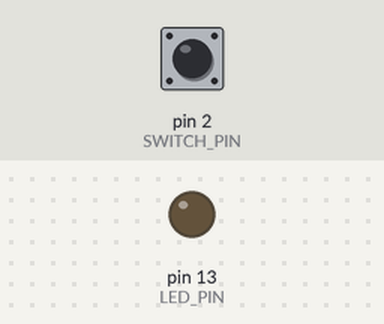
A sketch run on a simulated Arduino Nano, built with avr-gcc and run on an emulated ATmega328P. Parts: output pins drawn as LEDs (lit = HIGH). The inputs (shaded band) are chosen by the test bench; at power-on: pin 2 (SWITCH_PIN) HIGH. What the sketch prints to the serial monitor is not drawn.

Above: at 1.2 s.
1.3 s: pin 2 (SWITCH_PIN) pulled LOW for 0.15 s
At 1.39 s:
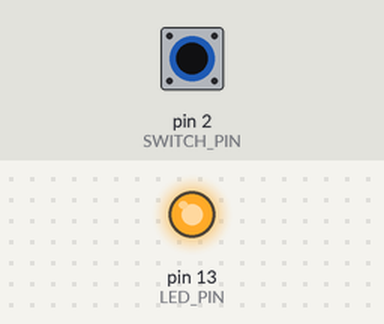
2.9 s: pin 2 (SWITCH_PIN) pulled LOW for 1 s
At 4.8 s:
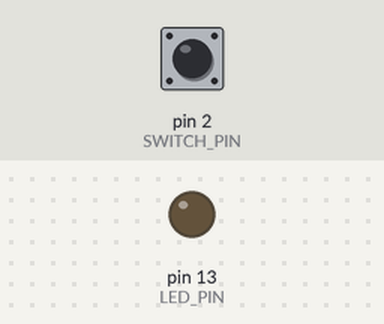
Timing chart, 0 to 6.3 s (numbered marks = the images above; inputs shaded):
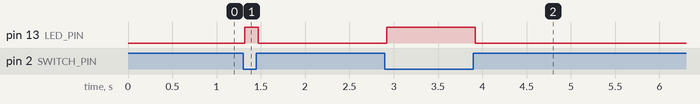

The sketch:

arduino_nano_continuous_switch.ino
```cpp
/*
  Arduino Nano continuous paint switch

  Wiring:
    - Switch: D2 <-> GND
    - LED: built-in LED (L)

  Serial protocol:
    - Sends the single ASCII byte 'A' repeatedly while the switch is held.
    - Sends nothing while the switch is released.
    - Baud rate: 9600
*/

const byte SWITCH_PIN = 2;
const byte LED_PIN = LED_BUILTIN;

const unsigned long DEBOUNCE_MS = 20;
const unsigned long SEND_INTERVAL_MS = 50;

bool rawPressed = false;
bool stablePressed = false;
unsigned long rawChangedAt = 0;
unsigned long lastSentAt = 0;

void setup() {
  pinMode(SWITCH_PIN, INPUT_PULLUP);
  pinMode(LED_PIN, OUTPUT);
  digitalWrite(LED_PIN, LOW);

  Serial.begin(9600);

  rawPressed = (digitalRead(SWITCH_PIN) == LOW);
  stablePressed = rawPressed;
  rawChangedAt = millis();

  if (stablePressed) {
    digitalWrite(LED_PIN, HIGH);
    Serial.write('A');
    lastSentAt = millis();
  }
}

void loop() {
  const unsigned long now = millis();
  const bool pressed = (digitalRead(SWITCH_PIN) == LOW);

  if (pressed != rawPressed) {
    rawPressed = pressed;
    rawChangedAt = now;
  }

  if (rawPressed != stablePressed &&
      now - rawChangedAt >= DEBOUNCE_MS) {
    stablePressed = rawPressed;
    digitalWrite(LED_PIN, stablePressed ? HIGH : LOW);

    // Send immediately after a confirmed press.
    if (stablePressed) {
      Serial.write('A');
      lastSentAt = now;
    }
  }

  // Keep sending the same one-byte signal for as long as the switch is held.
  if (stablePressed && now - lastSentAt >= SEND_INTERVAL_MS) {
    Serial.write('A');
    lastSentAt = now;
  }
}
```

Measured:
- after the input at 1.3 s, pin 13 (LED_PIN): LOW → HIGH at once, → LOW 0.15 s later
- after the input at 2.9 s, pin 13 (LED_PIN): LOW → HIGH at once, → LOW 1.0 s later
